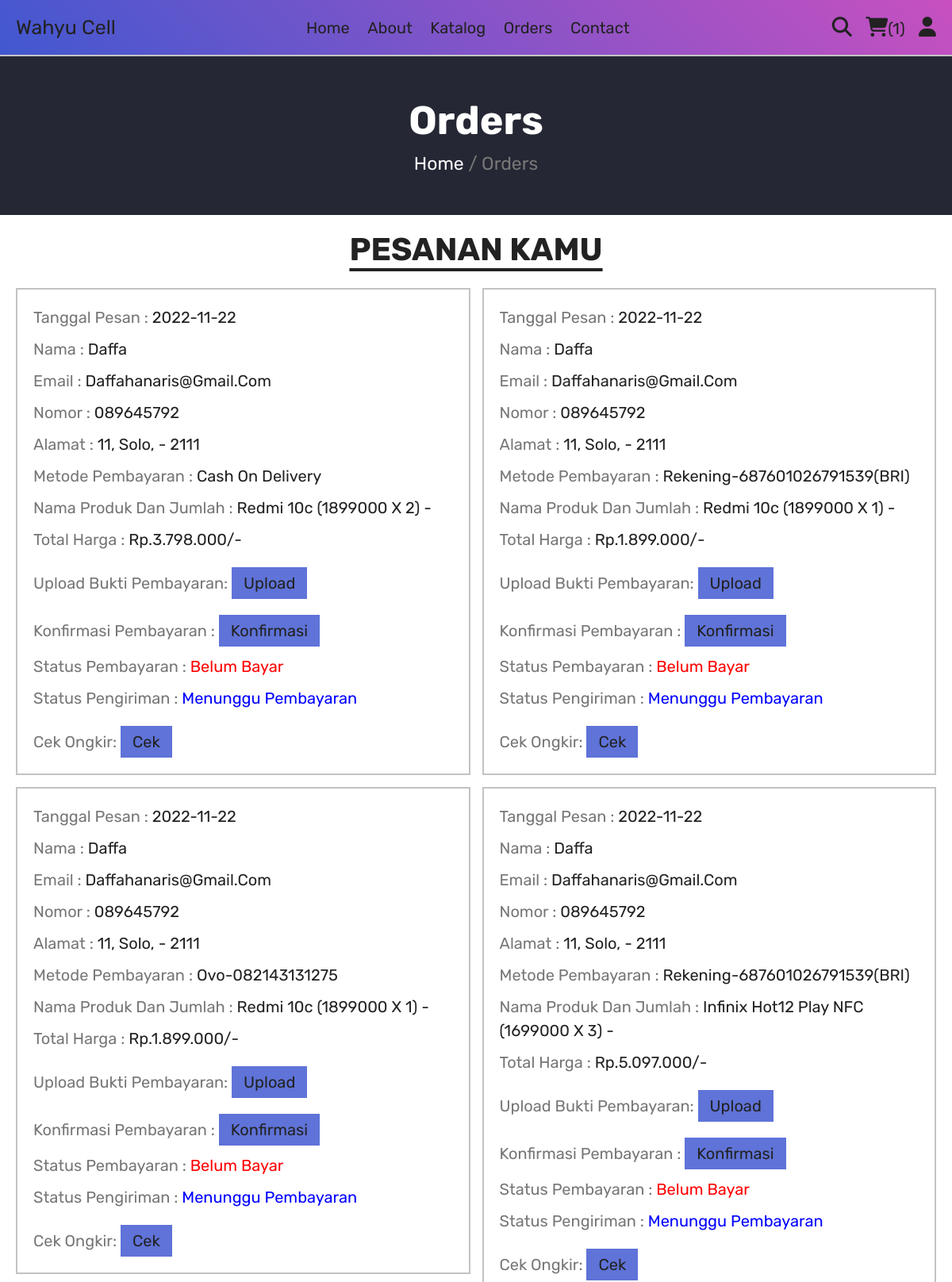
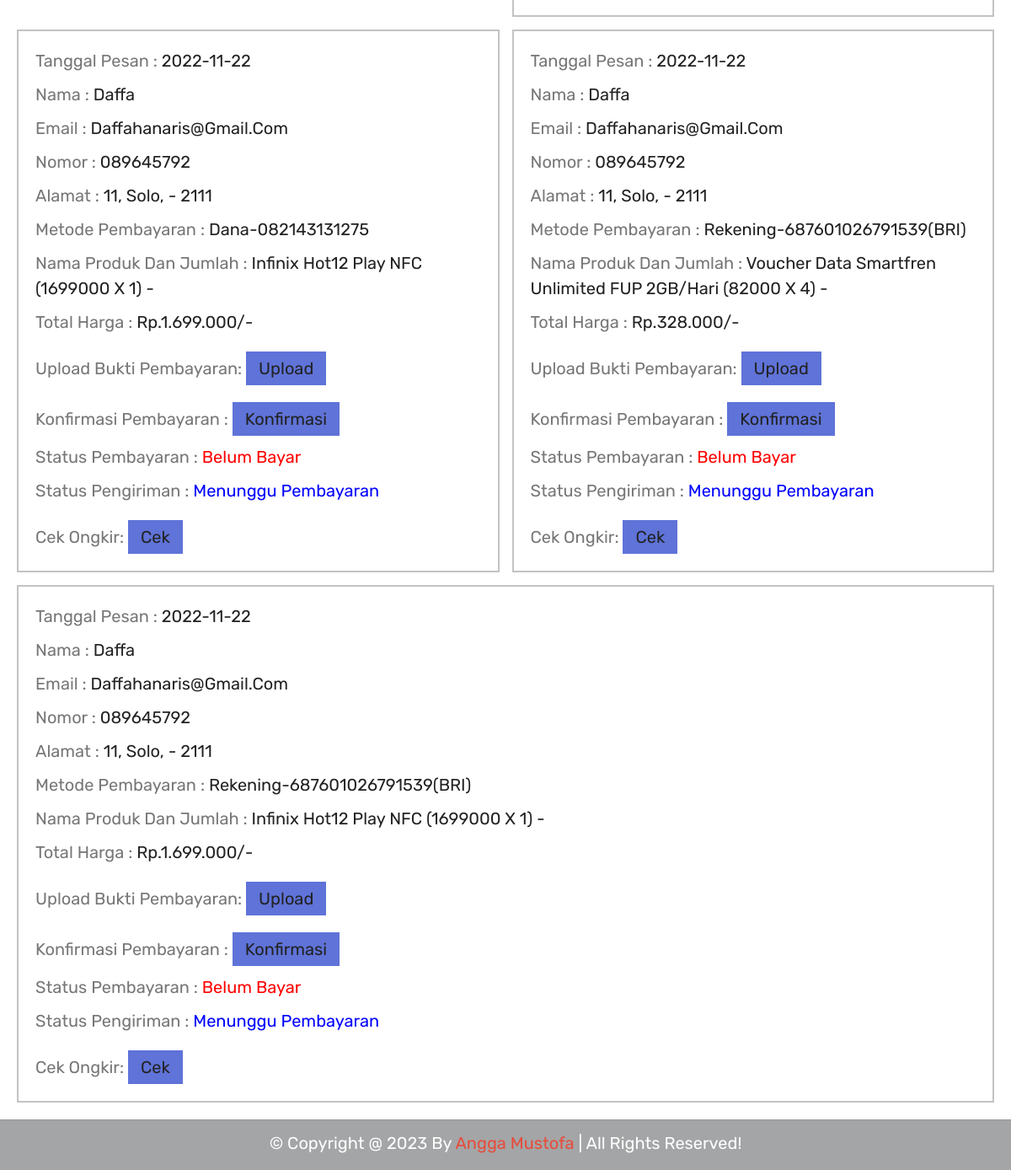
The app's page /orders.php (signed in) with its own data (2 pictures, top to bottom).
### tables this page shows
CREATE TABLE `orders` (
  `id` int(100) NOT NULL,
  `user_id` int(100) NOT NULL,
  `name` varchar(20) NOT NULL,
  `number` varchar(10) NOT NULL,
  `email` varchar(50) NOT NULL,
  `method` varchar(50) NOT NULL,
  `address` varchar(500) NOT NULL,
  `nama_produk` varchar(100) NOT NULL,
  `quantity` varchar(20) NOT NULL,
  `total_products` varchar(1000) NOT NULL,
  `total_price` varchar(100) NOT NULL,
  `placed_on` date NOT NULL DEFAULT current_timestamp(),
  `payment_status` varchar(20) NOT NULL DEFAULT 'belum bayar',
  `order_status` varchar(100) NOT NULL DEFAULT 'menunggu pembayaran'
);

### orders.php (the view, shortened to what this page needs)
<?php
include 'components/connect.php';
if(isset($_SESSION['user_id'])){
   $user_id = $_SESSION['user_id'];
}else{
   $user_id = '';
   header('location:home.php');
};
?>
<!DOCTYPE html>
<html lang="en">
<head>
   <link rel="stylesheet" href="https://cdnjs.cloudflare.com/ajax/libs/font-awesome/6.1.1/css/all.min.css">
   <link rel="stylesheet" href="css/style.css">
</head>
<body>
   <?php include 'components/user_header.php'; ?>
   <div class="heading">
      <h3>orders</h3>
      <p><a href="html.php">home</a> <span> / orders</span></p>
   </div>
   <section class="orders">
      <h1 class="title">pesanan kamu</h1>
      <div class="box-container">
   <?php
      if($user_id == ''){
         echo '<p class="empty">please login to see your orders</p>';
      }else{
         $select_orders = $conn->prepare("SELECT * FROM `orders` WHERE user_id = ?");
         $select_orders->execute([$user_id]);
         if($select_orders->rowCount() > 0){
            while($fetch_orders = $select_orders->fetch(PDO::FETCH_ASSOC)){
   ?>
         <div class="box">
            <p>tanggal pesan : <span><?= $fetch_orders['placed_on']; ?></span></p>
            <p>nama : <span><?= $fetch_orders['name']; ?></span></p>
            <p>email : <span><?= $fetch_orders['email']; ?></span></p>
            <p>nomor : <span><?= $fetch_orders['number']; ?></span></p>
            <p>alamat : <span><?= $fetch_orders['address']; ?></span></p>
            <p>metode pembayaran : <span><?= $fetch_orders['method']; ?></span></p>
            <p>nama produk dan jumlah : <span><?=  $fetch_orders['total_products']; ?></span></p>
            <?php
               $price = number_format($fetch_orders['total_price'],0,",",".");
            ?>
            <p>total harga : <span>Rp.<?=  $price ?>/-</span></p>
            <p> upload bukti pembayaran: <span> <a class="btn-konfirm" href="upload.php"> upload
                  </a> </span> </p>
            <p> Konfirmasi Pembayaran : <span> <a class="btn-konfirm" href="https://wa.me/6282143131275"> konfirmasi
                  </a> </span> </p>
            <p> status pembayaran : <span
                  style="color:<?php if($fetch_orders['payment_status'] == 'belum bayar'){ echo 'red'; }elseif($fetch_orders['payment_status'] == 'cod'){ echo 'brown'; }else{ echo 'green'; }; ?>"><?= $fetch_orders['payment_status']; ?></span>
            </p>
            <p> status pengiriman : <span
                  style="color:<?php if($fetch_orders['order_status'] == 'menunggu pembayaran'){ echo 'blue'; }elseif($fetch_orders['order_status'] == 'packing'){ echo 'black'; }else{ echo 'orange'; }; ?>"><?= $fetch_orders['order_status']; ?></span>
            </p>
            <p> cek ongkir: <span> <a class="btn-konfirm" href="ongkir/index.html"> cek
                  </a> </span> </p>
         </div>
         <?php
      }
      }else{
         echo '<p class="empty">no orders placed yet!</p>';
      }
      }
   ?>
      </div>
   </section>
   <?php include 'components/footer.php'; ?>
</body>
</html>

### css/style.css (style rules this page uses)
:root { --yellow:#3ac797; --ye:#cfcc3a; --red:#e74c3c; --white:#fff; --black:#222; --grey: rgb(195, 195, 195); --light-color:#777; --blue : #252734; --border:.2rem solid var(--grey); }
* { font-family: 'Rubik', sans-serif; margin:0; padding:0; box-sizing: border-box; outline: none; border:none; text-transform: capitalize; transition: all .2s linear; text-decoration: none; }
html { font-size: 62.5%; scroll-behavior: smooth; stop-opacity: 7rem; }
section { margin:0 auto; max-width: auto; padding:2rem; }
.title { text-align: center; margin-bottom: 2.5rem; font-size: 4rem; color:var(--black); text-transform: uppercase; text-decoration: underline; text-underline-offset: 1rem; }
.heading { display: flex; align-items: center; justify-content: center; gap:1rem; flex-flow: column; background-color: var(--blue); min-height: 20rem; }
.heading h3 { font-size: 5rem; color:var(--white); text-transform: capitalize; }
.heading p { font-size: 2.3rem; color:var(--light-color); }
.heading p a { color:var(--white); }
.orders .box-container { display: flex; flex-wrap: wrap; gap:1.5rem; align-items: flex-start; }
.orders .box-container .box { padding:1rem 2rem; border:var(--border); flex:1 1 40rem; }
.orders .box-container .box p { line-height: 1.5; margin:1rem 0; font-size: 2rem; color:var(--light-color); }
.orders .box-container .box p span { color:var(--black); }
.btn-konfirm { margin-top: 1rem; display: inline-block; font-size: 2rem; padding:5px 15px; cursor: pointer; text-transform: capitalize; transition: .2s linear; background-color: #5f73d8; color: var(--black); }

### records on screen
orders: placed_on "2022-11-22", name "Daffa", email "Daffahanaris@gmail.com", number "089645792", address "11, Solo, - 2111", method "Cash On Delivery", total_products "Redmi 10c (1899000 X 2) -", total_price "3.798.000", payment_status "Belum Bayar", order_status "Menunggu Pembayaran"
orders: placed_on "2022-11-22", name "Daffa", email "Daffahanaris@gmail.com", number "089645792", address "11, Solo, - 2111", method "Rekening-687601026791539(BRI)", total_products "Redmi 10c (1899000 X 1) -", total_price "1.899.000", payment_status "Belum Bayar", order_status "Menunggu Pembayaran"
orders: placed_on "2022-11-22", name "Daffa", email "Daffahanaris@gmail.com", number "089645792", address "11, Solo, - 2111", method "Ovo-082143131275", total_products "Redmi 10c (1899000 X 1) -", total_price "1.899.000", payment_status "Belum Bayar", order_status "Menunggu Pembayaran"
orders: placed_on "2022-11-22", name "Daffa", email "Daffahanaris@gmail.com", number "089645792", address "11, Solo, - 2111", method "Rekening-687601026791539(BRI)", total_products "Infinix Hot12 Play NFC (1699000 X 3) -", total_price "5.097.000", payment_status "Belum Bayar", order_status "Menunggu Pembayaran"
orders: placed_on "2022-11-22", name "Daffa", email "Daffahanaris@gmail.com", number "089645792", address "11, Solo, - 2111", method "Dana-082143131275", total_products "Infinix Hot12 Play NFC (1699000 X 1) -", total_price "1.699.000", payment_status "Belum Bayar", order_status "Menunggu Pembayaran"
orders: placed_on "2022-11-22", name "Daffa", email "Daffahanaris@gmail.com", number "089645792", address "11, Solo, - 2111", method "Rekening-687601026791539(BRI)", total_products "Voucher Data Smartfren Unlimited FUP 2GB/Hari (82000 X 4) -", total_price "328.000", payment_status "Belum Bayar", order_status "Menunggu Pembayaran"
orders: placed_on "2022-11-22", name "Daffa", email "Daffahanaris@gmail.com", number "089645792", address "11, Solo, - 2111", method "Rekening-687601026791539(BRI)", total_products "Infinix Hot12 Play NFC (1699000 X 1) -", total_price "1.699.000", payment_status "Belum Bayar", order_status "Menunggu Pembayaran"

### other values on screen
$total_cart_items "1"
